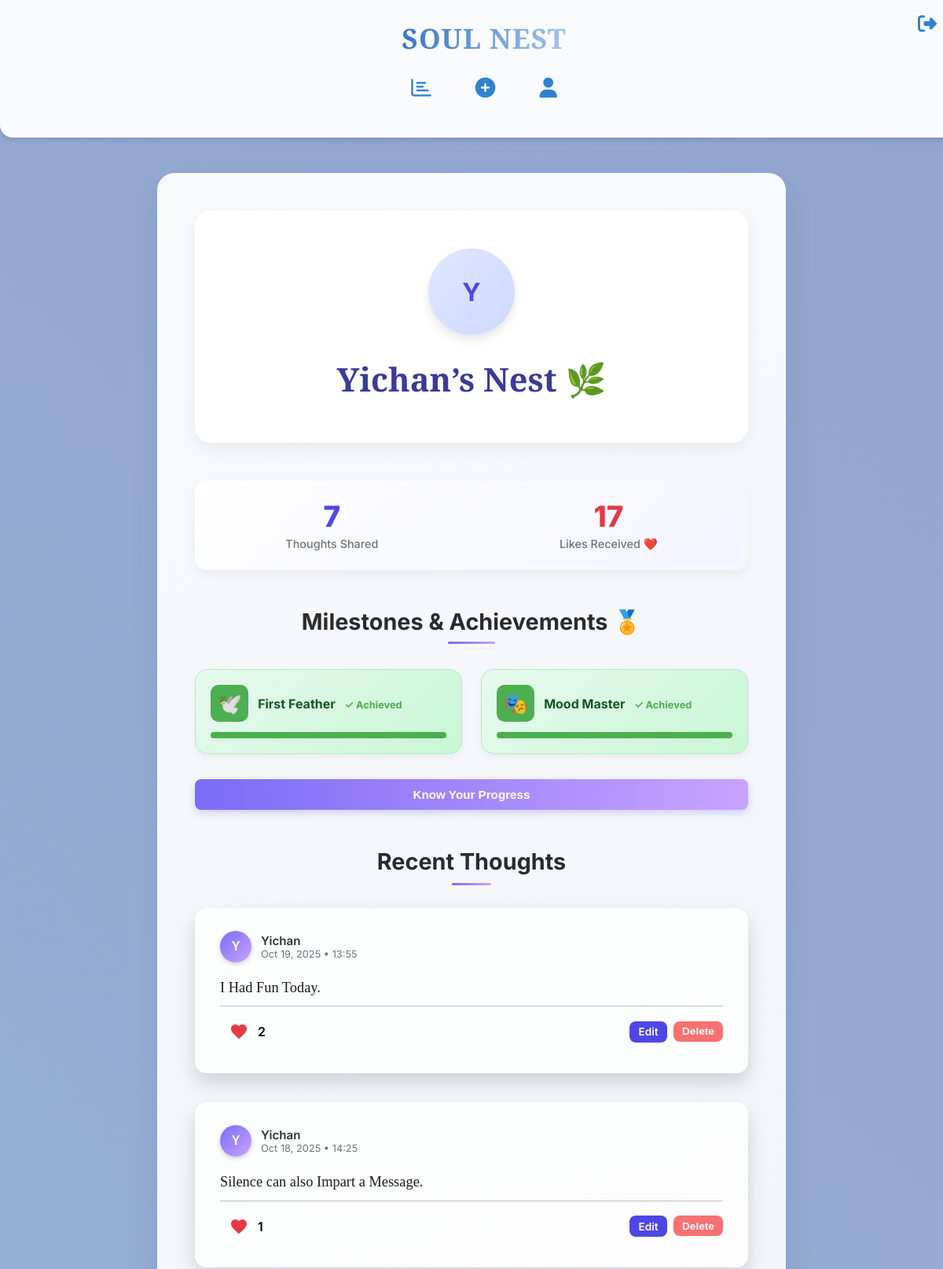
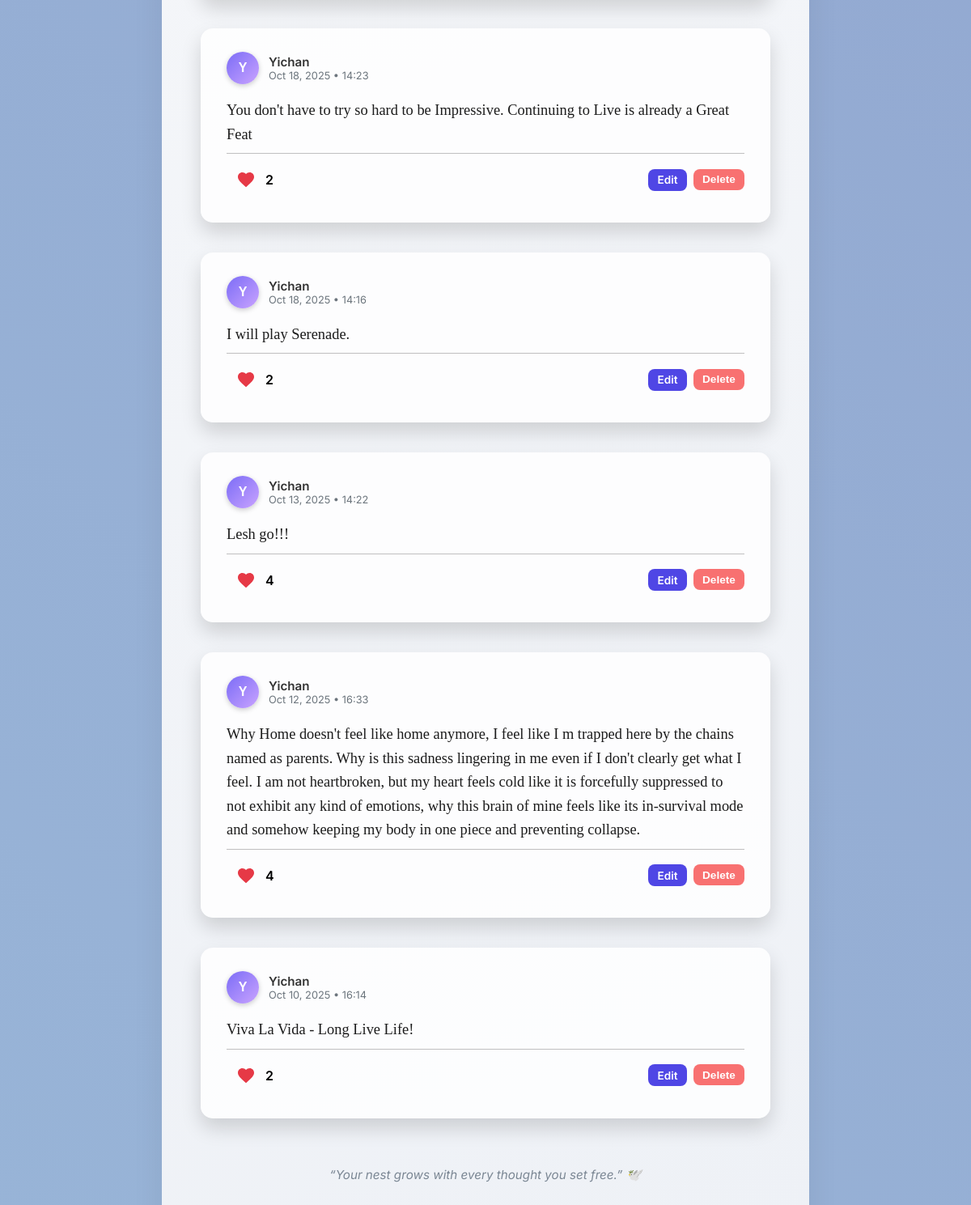
/profile/3 (signed in), run on the app's committed database (2 pictures, top to bottom).
### models.py (models this page shows, shortened)
class User(db.Model, UserMixin):
    id = db.Column(db.Integer, primary_key=True)
    username = db.Column(db.String(80), nullable=False, unique=True)
    password = db.Column(db.String(200), nullable=False)
    profile_image = db.Column(db.String(200), nullable=True)
    liked_thoughts = db.relationship(
        'Thought', secondary='likes',
        back_populates='liked_by', lazy='dynamic'
    )
    def total_likes_received(self):
        return sum(thought.liked_by.count() for thought in self.thoughts)

class Thought(db.Model):
    id = db.Column(db.Integer, primary_key=True)
    content = db.Column(db.Text, nullable=False)
    user_id = db.Column(db.Integer, db.ForeignKey('user.id'), nullable=False)
    timestamp = db.Column(db.DateTime, default=datetime.utcnow)
    mood = db.Column(db.String(50), nullable=True)
    comments = db.relationship('Comment', backref='thought', lazy='select')
    user = db.relationship('User', backref=db.backref('thoughts', lazy=True))
    liked_by = db.relationship(
        'User', secondary='likes',
        back_populates='liked_thoughts', lazy='dynamic' # Keep dynamic for efficiency
    )
    def is_liked_by(self, user):
        return self.liked_by.filter(likes.c.user_id == user.id).first() is not None
    def like_count(self):
        return self.liked_by.count()

### app.py (the view)
@app.route('/profile/<int:user_id>')
@login_required
def user_profile(user_id):
    user_to_view = User.query.get_or_404(user_id)
    user_posts = sorted(user_to_view.thoughts, key=lambda t: t.timestamp, reverse=True)
    total_likes = user_to_view.total_likes_received()
    milestones = get_milestones(user_to_view)
    return render_template(
        'profile.html',
        user=user_to_view,
        posts=user_posts,
        total_likes=total_likes,
        milestones=milestones
    )

### templates/profile.html (shortened to what this page needs)
{% extends "base.html" %}
{% from 'macros.html' import render_thought_card %}
{% block content %}
<div class="profile-container" style="
    max-width: 1000px;
    margin: 4rem auto 6rem;
    padding: 3rem 3rem 5rem;
    background: linear-gradient(160deg, #f8f9fb 0%, #eef1f6 100%);
    border-radius: 22px;
    box-shadow: 0 18px 40px rgba(0, 0, 0, 0.07);
">
    <div class="profile-header-card" data-aos="fade-up" style="
        text-align: center;
        padding: 3rem 2rem;
        border-radius: 20px;
        background: #ffffff;
        box-shadow: 0 8px 20px rgba(0, 0, 0, 0.06);
        margin-bottom: 3rem;
        transition: all 0.3s ease;
    ">
        {% if user.profile_image %}
            <img src="{{ user.profile_image }}" alt="{{ user.username }}" style="
                width: 110px; height: 110px;
                border-radius: 50%;
                object-fit: cover;
                box-shadow: 0 6px 14px rgba(79, 70, 229, 0.25);
                margin-bottom: 1rem;
                border: 3px solid #ecebff;
            ">
        {% else %}
            <div style="
                width: 110px; height: 110px;
                border-radius: 50%;
                background: linear-gradient(135deg, #e0e7ff, #d0d8ff);
                color: #4f46e5;
                display: flex; align-items: center; justify-content: center;
                font-size: 2rem; font-weight: 700;
                margin: 0 auto 1rem;
                box-shadow: 0 6px 12px rgba(0,0,0,0.1);
            ">
                {{ user.username[0]|upper }}
            </div>
        {% endif %}
        <h1 style="
            font-family: 'Playfair Display', serif;
            font-size: 2.6rem;
            color: #3b3b98;
            margin-bottom: 0.3rem;
        ">
            {{ user.username }}’s Nest 🌿
        </h1>
    </div>
    <div class="stats-bar" data-aos="fade-up" style="
        display: flex;
        justify-content: space-around;
        padding: 1.5rem 0;
        margin-bottom: 3rem;
        border-radius: 14px;
        background: linear-gradient(135deg, #ffffff, #f3f4ff);
        box-shadow: 0 6px 14px rgba(0, 0, 0, 0.05);
    ">
        <div class="stat-item" style="text-align: center;">
            <div style="font-size: 2.3rem; font-weight: 800; color: #4f46e5; line-height: 1.2;">
                {{ posts|length }}
            </div>
            <div style="font-size: 0.9rem; color: #6b7280; font-weight: 500; margin-top: 0.25rem;">
                Thoughts Shared
            </div>
        </div>
        <div class="stat-item" style="text-align: center;">
            <div style="font-size: 2.3rem; font-weight: 800; color: #e63946; line-height: 1.2;">
                {{ total_likes }}
            </div>
            <div style="font-size: 0.9rem; color: #6b7280; font-weight: 500; margin-top: 0.25rem;">
                Likes Received ❤️
            </div>
        </div>
    </div>
    <h2 data-aos="fade-up" style="
        font-family: 'Inter', sans-serif;
        font-size: 1.8rem;
        font-weight: 700;
        color: #2b2b2b;
        text-align: center;
        margin-bottom: 2rem;
        position: relative;
    ">
        Milestones & Achievements 🏅
        <span style="
            display:block;
            width: 60px;
            height: 3px;
            background: linear-gradient(90deg, #7b6cf6, #c9a3ff);
            margin: 0.5rem auto 0;
            border-radius: 4px;
        "></span>
    </h2>
    <div class="badges-grid" data-aos="fade-up" style="
        display: grid;
        grid-template-columns: repeat(auto-fill, minmax(280px, 1fr));
        gap: 1.5rem;
        margin-bottom: 2rem;
    ">
        {% for badge in milestones if badge.achieved %}
            <div class="badge-card" style="
                background: linear-gradient(135deg, #e7f9ef, #c9f7d5);
                border: 1px solid #b4ecc2;
                border-radius: 16px;
                padding: 1.2rem;
                display: flex;
                flex-direction: column;
                gap: 0.8rem;
                box-shadow: 0 4px 10px rgba(0,0,0,0.05);
                transition: all 0.3s ease;
            ">
                <div style="display:flex; align-items:center; gap:0.75rem;">
                    <span style="font-size:1.6rem; padding:0.5rem; background:#4CAF50; border-radius:10px; color:white;">
                        {{ badge.icon }}
                    </span>
                    <div style="font-weight:700; color:#155724; flex-grow:1;">
                        {{ badge.name }}
                        <span style="font-size:0.8rem; color:#4CAF50; margin-left:0.5rem;">✓ Achieved</span>
                    </div>
                </div>
                <div style="height:8px; background:rgba(0,0,0,0.1); border-radius:8px; overflow:hidden;">
                    <div style="width:100%; height:100%; background:#4CAF50;"></div>
                </div>
            </div>
        {% endfor %}
    </div>
    {% if milestones|selectattr("achieved", "equalto", false)|list %}
        <button id="show-progress-btn" class="progress-btn "style="
            margin:1rem auto 0;
            display:block;
            padding:0.7rem 1.5rem;
            border:none;
            background: linear-gradient(90deg, #7b6cf6, #c9a3ff);
            color:white;
            border-radius:8px;
            cursor:pointer;
            font-weight:600;
            font-size:0.95rem;
            transition: all 0.3s ease;
            box-shadow: 0 4px 10px rgba(123,108,246,0.3);
        ">
            Know Your Progress
        </button>
    {% endif %}
    <h2 data-aos="fade-up" style="
        font-family: 'Inter', sans-serif;
        font-size: 1.8rem;
        font-weight: 700;
        color: #2b2b2b;
        text-align: center;
        margin-top: 3rem;
        margin-bottom: 1.8rem;
    ">
        Recent Thoughts
        <span style="
            display:block;
            width: 50px;
            height: 3px;
            background: linear-gradient(90deg, #7b6cf6, #c9a3ff);
            margin: 0.6rem auto 0;
            border-radius: 4px;
        "></span>
    </h2>
    <div class="user-feed" data-aos="fade-up" style="display:flex; flex-direction:column; gap:1.5rem;">
        {% if posts %}
            {% for post in posts %}
                {{ render_thought_card(thought=post, current_user=current_user, editable=(user.id == current_user.id)) }}
            {% endfor %}
        {% else %}
            <p style="color:#7b8794; padding:1rem; text-align:center; background:#fff; border-radius:8px;">
                {{ user.username }} hasn't shared any thoughts yet.
            </p>
        {% endif %}
    </div>
    <p style="text-align:center; color:#7b8794; font-style:italic; margin-top:3rem; font-size:0.95rem;">
        “Your nest grows with every thought you set free.” 🕊️
    </p>
</div>
{% endblock content %}

### templates/base.html (shortened to what this page needs)
<!DOCTYPE html>
<html lang="en">
<head>
<link href="https://unpkg.com/aos@2.3.1/dist/aos.css" rel="stylesheet">
<link rel="stylesheet" href="https://cdnjs.cloudflare.com/ajax/libs/font-awesome/6.5.0/css/all.min.css">
</head>
<body>
<div class="header" data-aos="fade-down">
    <h1>SOUL NEST</h1>
    {% if current_user.is_authenticated %}
        <div class="nav-core">
            <a href="{{ url_for('thoughts') }}" data-title="Feed"><i class="fa-regular fa-chart-bar"></i></a>
            <a href="{{ url_for('new_thought') }}" data-title="New Thought"><i class="fas fa-plus-circle"></i></a>
            <a href="{{ url_for('user_profile', user_id=current_user.id) }}" data-title="Profile"><i class="fas fa-user"></i></a>
        </div>
        <div class="nav-user">
            <a href="#" class="logout-trigger" data-title="Logout"><i class="fas fa-sign-out-alt"></i></a>
        </div>
    {% else %}
        <div class="nav-guest">
            <a href="{{ url_for('home') }}">Home</a>
            <a href="{{ url_for('login') }}">Login</a>
            <a href="{{ url_for('register') }}">Register</a>
        </div>
    {% endif %}
</div>
<div class="content container" data-aos="fade-up">
    {% block content %}{% endblock %}
</div>
</body>
</html>

### templates/macros.html (shortened to what this page needs)
{% macro render_thought_card(thought, current_user, editable=true) %}
<div class="thought-card mood-{{ thought.mood }}" data-aos="fade-up" style="
    padding: 1.8rem 2rem;
    border-radius: 15px;
    box-shadow: 0 12px 25px rgba(0,0,0,0.15);
    transition: transform 0.3s ease, box-shadow 0.3s ease, background 0.4s ease;
"
onmouseover="this.style.transform='scale(1.03)'; this.style.boxShadow='0 18px 35px rgba(0,0,0,0.25)';"
onmouseout="this.style.transform='scale(1)'; this.style.boxShadow='0 12px 25px rgba(0,0,0,0.15)';">
    <div class="thought-header" style="display: flex; align-items: center; gap: 0.75rem; margin-bottom: 0.75rem;">
        <div style="
            width: 40px; height: 40px;
            border-radius: 50%;
            background: linear-gradient(135deg, #7b6cf6, #c9a3ff);
            display: flex; align-items: center; justify-content: center;
            font-weight: 700; color: white;
            font-family: 'Zalando Sans SemiExpanded', sans-serif;
            font-size: 1rem; text-transform: uppercase;
            box-shadow: 0 2px 6px rgba(0,0,0,0.2);
        ">
            {{ thought.user.username[0] }}
        </div>
        <div>
            <div style="font-weight: 600; font-size: 0.95rem; color: #333;">
                {{ thought.user.username }}
            </div>
            <div style="font-size: 0.8rem; color: #6c757d;">
                {{ thought.timestamp.strftime('%b %d, %Y • %H:%M') }}
            </div>
        </div>
    </div>
    <p class="thought-content" style="
        font-family: 'PT Serif', serif;
        font-size: 1.15rem; color: #1c1c1c; font-weight: 500;
        line-height: 1.6; margin-bottom: 0.5rem;
    ">
        {{ thought.content }}
    </p>
    <div style="height:1px; background:#b0aeaec6; margin-top:0.5rem; margin-bottom:0.5rem; width:100%;"></div>
    <div class="thought-footer" style="display: flex; justify-content: space-between; align-items: center;">
        <div class="like-section" style="display:flex; align-items:center; gap:0.003rem;">
            <button type="button"
                    class="heart-icon {% if thought.is_liked_by(current_user) %}liked{% endif %}"
                    data-id="{{ thought.id }}"
                    onclick="toggleLike(this)"
                style="background:none; border:none; cursor:pointer; display:flex; align-items:center; gap:0.2rem;">
                <svg width="24" height="24" viewBox="0 0 24 24" fill="{% if thought.is_liked_by(current_user) %}#e63946{% else %}#d3d3d3{% endif %}" xmlns="http://www.w3.org/2000/svg">
                    <path d="M12 21.35l-1.45-1.32C5.4 15.36 2 12.28 2 8.5 2 5.42 4.42 3 7.5 3c1.74 0 3.41 0.81 4.5 2.09C13.09 3.81 14.76 3 16.5 3 19.58 3 22 5.42 22 8.5c0 3.78-3.4 6.86-8.55 11.54L12 21.35z"/>
                </svg>
            </button>
            <span id="like-count-{{ thought.id }}" style="font-weight:600;">{{ thought.like_count() }}</span>
        </div>
        {% if editable and thought.user_id == current_user.id %}
        <div style="display:flex; gap:0.5rem;">
            <a href="{{ url_for('edit_thought', id=thought.id) }}" style="
                padding:0.35rem 0.7rem; font-size:0.85rem; font-weight:600; border-radius:8px; border:none;
                background:#4f46e5; color:white; text-decoration:none; cursor:pointer; transition: all 0.3s ease;"
                onmouseover="this.style.transform='translateY(-2px) scale(1.05)';" onmouseout="this.style.transform='none';">
                Edit
            </a>
            <form action="{{ url_for('delete_thought', id=thought.id) }}" method="POST">
                <button type="submit" style="
                    padding:0.35rem 0.7rem; font-size:0.85rem; font-weight:600; border-radius:8px; border:none;
                    background:#f87171; color:white; cursor:pointer; transition: all 0.3s ease;"
                    onmouseover="this.style.transform='translateY(-2px) scale(1.05)';" onmouseout="this.style.transform='none';">
                    Delete
                </button>
            </form>
        </div>
        {% endif %}
    </div>
</div>
{% endmacro %}

### data on the page
User: username "Y", username "Yichan", user "Y", user.username "Yichan"
Thought: timestamp "Oct 19, 2025 • 13:55", content "I Had Fun Today.", like_count "2"
Thought: timestamp "Oct 18, 2025 • 14:25", content "Silence can also Impart a Message.", like_count "1"
Thought: timestamp "Oct 18, 2025 • 14:23", content "You don't have to try so hard to be Impressive. Continuing to Live is already a Great Feat", like_count "2"
Thought: timestamp "Oct 18, 2025 • 14:16", content "I will play Serenade.", like_count "2"
Thought: timestamp "Oct 13, 2025 • 14:22", content "Lesh go!!!", like_count "4"
Thought: timestamp "Oct 12, 2025 • 16:33", content "Why Home doesn't feel like home anymore, I feel like I m trapped here by the chains named as parents. Why is this sadness lingering in me even if I don't clearly get what I feel. I am not heartbroken, but my heart feels cold like it is forcefully suppressed to not exhibit any kind of emotions, why this brain of mine feels like its in-survival mode and somehow keeping my body in one piece and preventing collapse.", like_count "4"
Thought: timestamp "Oct 10, 2025 • 16:14", content "Viva La Vida - Long Live Life!", like_count "2"

### other printed values
{{ posts|length }} "7"
{{ total_likes }} "17"
{{ badge.icon }} "🕊️" "🎭"
{{ badge.name }} "First Feather" "Mood Master"
